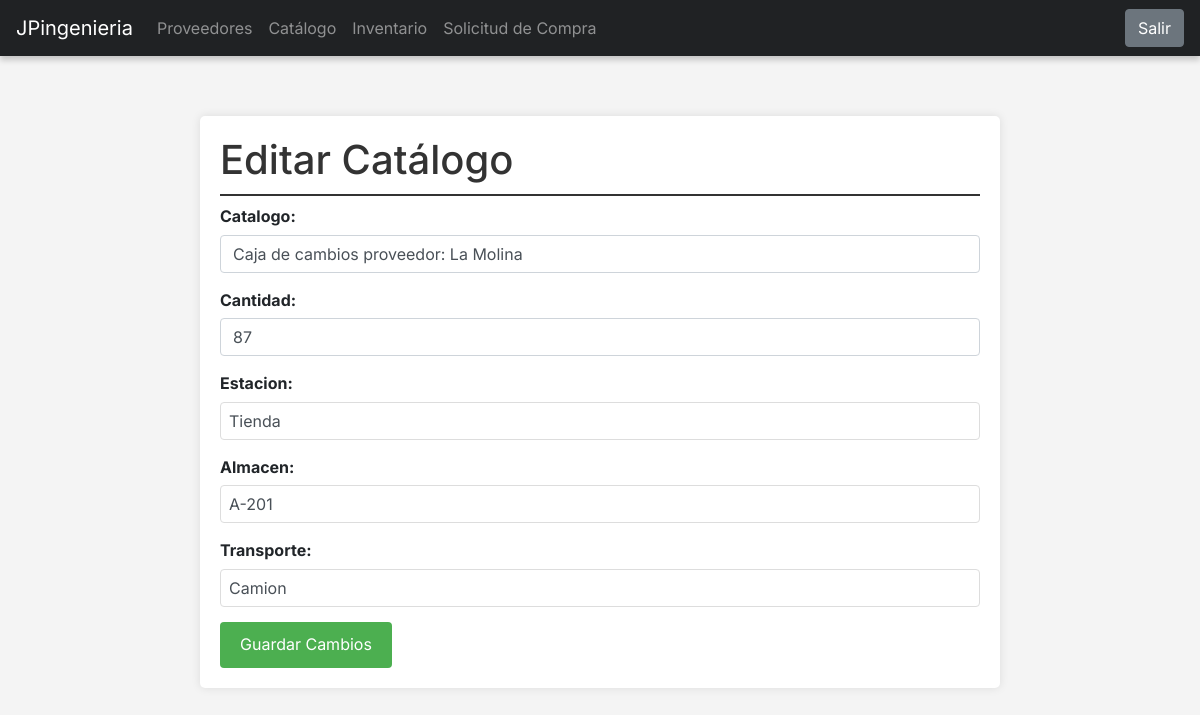
/inventario/inventario/detail/edit/2/, run on an earlier commit of the app's database.
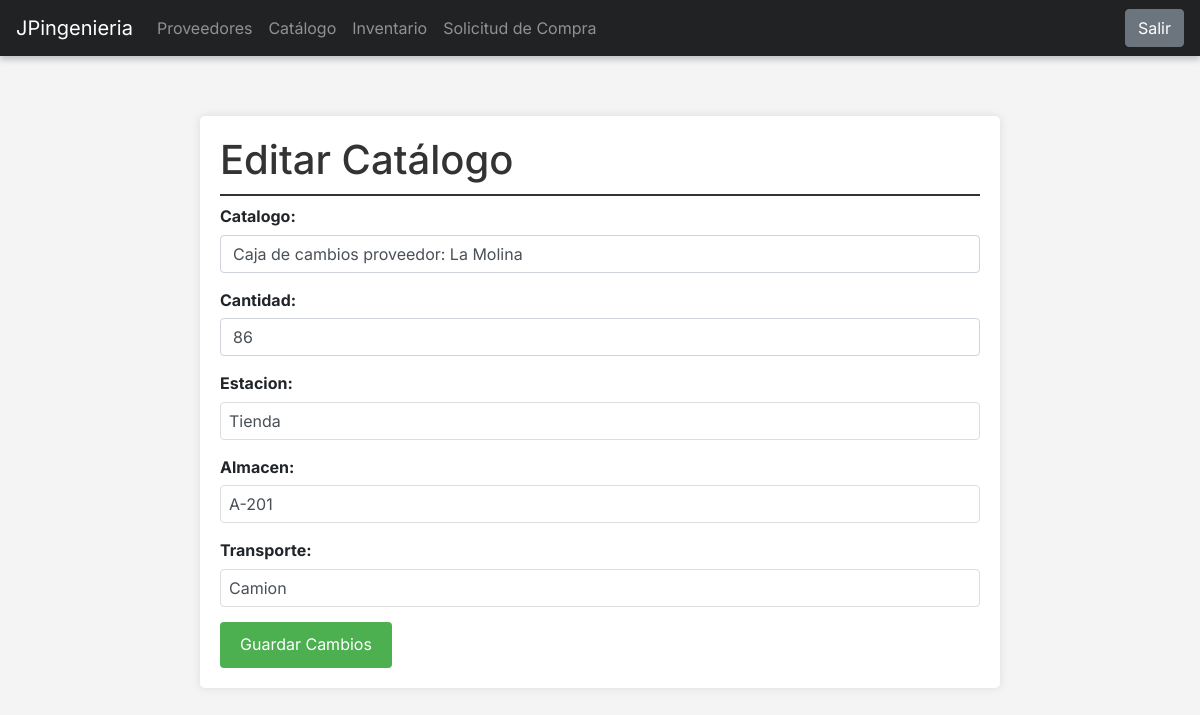
And on a later commit of the database.
### api/models.py (models this page shows, shortened)
class Stock(models.Model):
    catalogo = models.ForeignKey(Catalogue, on_delete=models.CASCADE)
    cantidad = models.PositiveIntegerField()
    estacion = models.CharField(max_length=100)
    almacen = models.CharField(max_length=100)
    transporte = models.CharField(max_length=100)

### inventario/views.py (the view, shortened to what this page needs)
# urls.py: path('inventario/detail/edit/<int:pk>/', EditStockView.as_view() , name='edit_inventario'),
class EditStockView(UpdateView):
    model = Stock
    form_class = StockForm
    template_name = 'inventario_edit.html'
    def get_context_data(self, **kwargs):
        context = super().get_context_data(**kwargs)
        context['stock'] = self.object
        return context

### inventario/forms.py
class StockForm(forms.ModelForm):
    class Meta:
        model = Stock
        fields = ['catalogo','cantidad','estacion','almacen','transporte']
    def __init__(self, *args, **kwargs):
        super(StockForm, self).__init__(*args, **kwargs)
        self.helper = FormHelper()
        self.helper.form_method = 'post'
        self.helper.add_input(Submit('submit', 'Guardar Proveedor'))
        for field_name, field in self.fields.items():
            field.widget.attrs['class'] = 'form-control'

### api/models.py (called while the page is built)
    def __str__(self):
        return self.nombre_empresa

    def __str__(self):
        return f"{self.nombre} proveedor: {self.proveedor}"

### inventario/templates/inventario_edit.html (shortened to what this page needs)
{% extends "base.html" %}
{% block content %}
<div class="edit-container">
    <h1>Editar Catálogo</h1>
    <form method="post">
        {% for field in form %}
            <div class="form-group">
                {{ field.label_tag }}
                {{ field }}
            </div>
        {% endfor %}
        <input type="submit" value="Guardar Cambios" class="submit-btn">
    </form>
</div>
{% endblock %}

What changed in the data, as far as the page shows it:
changed Stock "Caja de cambios proveedor: La Molina": cantidad "87" → "86"
